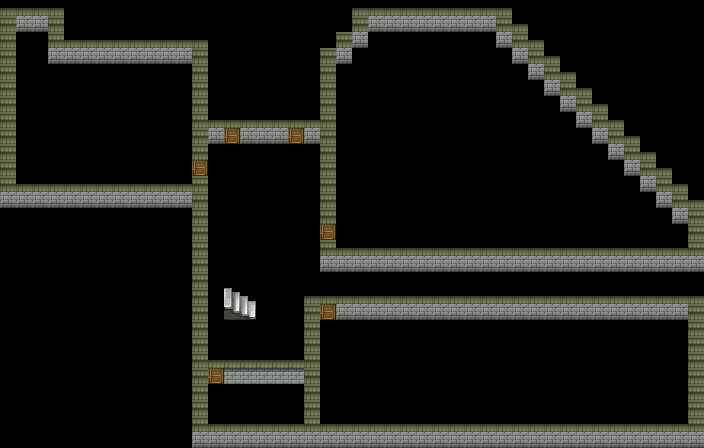

Below is a game level as drawn by its tile map, then a one-line description and the .tmx that defines it (tile-layer data replaced by summaries):
An orthogonal 44x28 tile map with 16x16 px tiles, 5 tile layers (collision, WALL, stair, walltop, ...), 6 tilesets and 1 object.

<map version="1.0" orientation="orthogonal" renderorder="right-down" width="44" height="28" tilewidth="16" tileheight="16" nextobjectid="1">
 <properties>
  <property name="unity:scale" value="0.0625" />
 </properties>
 <tileset firstgid="1" name="red" tilewidth="16" tileheight="16" tilecount="2880" columns="72">
  <image source="tilesource/color/red.png" trans="a8a8a8" width="1152" height="648" />
  <tile id="0">
   <properties>
    <property name="unity:scale" value="0.0625" />
   </properties>
   <objectgroup draworder="index">
    <object id="1" x="0" y="0" width="16" height="16" />
   </objectgroup>
  </tile>
 </tileset>
 <tileset firstgid="2881" name="resize_TileA3" tilewidth="16" tileheight="16" tilecount="128" columns="16">
  <image source="tilesource/FloorWall/resize_TileA3.png" width="256" height="128" />
 </tileset>
 <tileset firstgid="3009" name="resize_TileA3_half" tilewidth="16" tileheight="8" tilecount="256" columns="16">
  <image source="tilesource/FloorWall/resize_TileA3.png" width="256" height="128" />
 </tileset>
 <tileset firstgid="3265" name="resize_!Door1" tilewidth="16" tileheight="16" tilecount="96" columns="12">
  <image source="tilesource/Door/resize_!Door1.png" width="192" height="128" />
 </tileset>
 <tileset firstgid="3361" name="TileB" tilewidth="16" tileheight="16" tilecount="1024" columns="32">
  <image source="tilesource/Obj/TileB.png" width="512" height="512" />
 </tileset>
 <tileset firstgid="4385" name="TileC" tilewidth="16" tileheight="16" tilecount="1024" columns="32">
  <image source="tilesource/Obj/TileC.png" width="512" height="512" />
 </tileset>
 <layer name="collision" width="44" height="28">
  <data>[1232 cells, 209 non-empty, 1 distinct tile ids]</data>
 </layer>
 <layer name="WALL" width="44" height="28">
  <data>[1232 cells, 213 non-empty, 2 distinct tile ids]</data>
 </layer>
 <layer name="stair" width="44" height="28">
  <data>[1232 cells, 4 non-empty, 4 distinct tile ids]</data>
 </layer>
 <layer name="walltop" width="44" height="28">
  <data>[1232 cells, 217 non-empty, 3 distinct tile ids]</data>
 </layer>
 <layer name="door" width="44" height="28">
  <data>[1232 cells, 6 non-empty, 2 distinct tile ids]</data>
 </layer>
</map>
